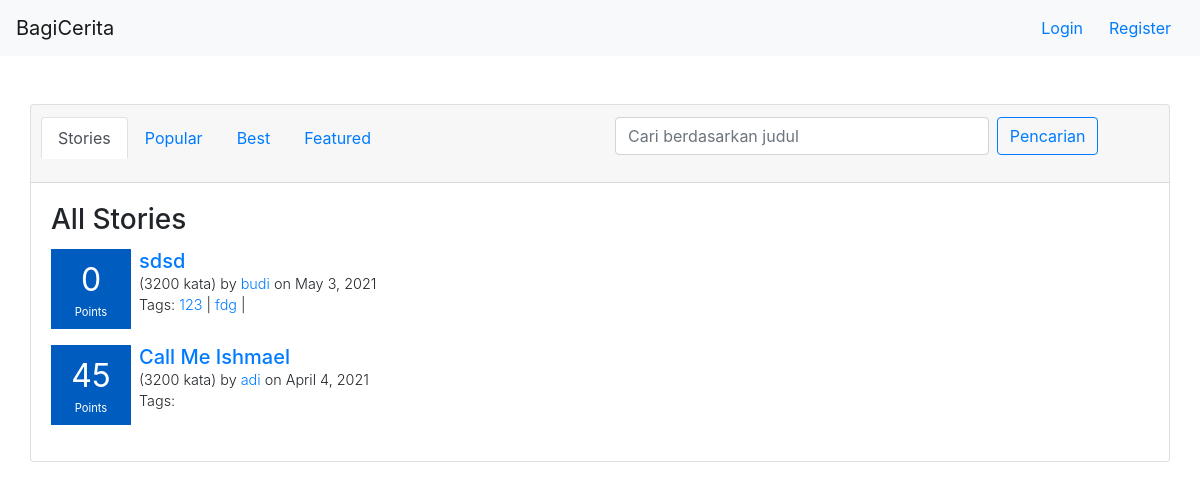
Before: /stories/ with the older database file.
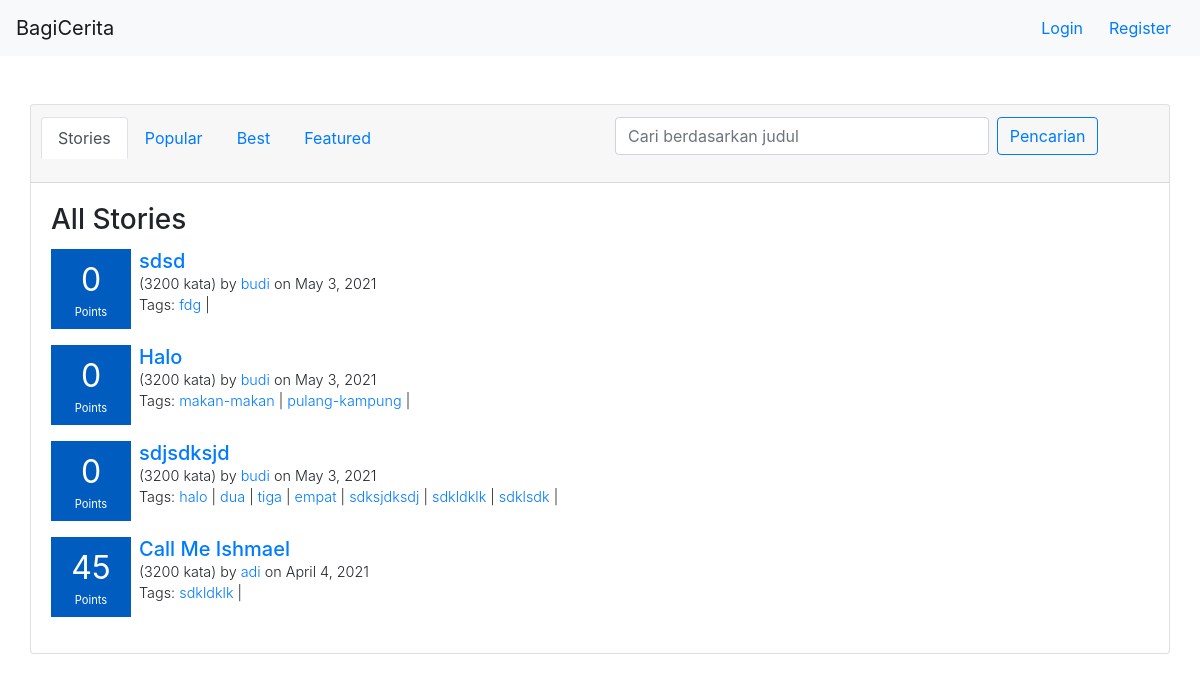
After: the same page with the newer database file.
### story/models.py (models this page shows, shortened)
class Story(models.Model):
    title = models.CharField(max_length=120,blank=True)
    date_posted = models.DateField(null=True, blank=True)
    content = models.TextField(blank=True,null=True)
    user = models.ForeignKey(User, on_delete=models.CASCADE,default=None)
    class Meta:
        ordering = ["-date_posted"]

class Tag(models.Model):
    name = models.CharField(max_length=120,blank=True)
    stories = models.ManyToManyField(Story)

### story/views.py (the view)
# urls.py: path('',stories_view,name="stories"),
def stories_view(request):
    stories = get_stories()
    context={
        "page":"stories",
        "stories": stories
    }
    return render(request,"story/stories.html",context)

### bagicerita/context_processor.py (called while the page is built)
def get_auth_form(request):
    registerForm = UserCreationForm()
    return{
        'register_form':registerForm
    }

def check_if_logged_in(request):
    if request.user.is_authenticated:
        return{
            'logged_in':True,
            'username':request.user.username
        }
    else:
        return {
            'logged_in':False
        }

### story/templatetags/story_tags.py (called while the page is built)
@register.inclusion_tag('story/story_box.html')
def story_box_tag(story):
    return {'story':story}

### story/views.py (called while the page is built)
def get_stories():
    stories = Story.objects.all()
    returned_stories=[]
    for story in stories:
        story = get_story(story)
        returned_stories.append(story)
    return returned_stories

def get_story(story):
    story.tags = story.tag_set.all()
    story = calculate_story_rating(story)
    return story

def calculate_story_rating(story):
    comments = story.comment_set.filter(replied_comment_id=0)
    story_rating=0
    for comment in comments:
        story_rating+=comment.rating
    story.rating = story_rating
    return story

### templates/story/stories.html (shortened to what this page needs)
{% extends 'base.html' %}
{% load story_tags %}
{% block content %}
    {% include 'navbar.html' %}
    <div class="container">
        <div class="row mt-5">
            <div class="card" style="width: 100%">
                <div class="card-header">
                    <div class="row">
                       <div class="col-lg-6 mb-4">
                            <ul class="nav nav-tabs card-header-tabs">
                                <li class="nav-item">
                                    <a class="nav-link {% if page == 'stories' %} active {% endif %}" aria-current="true" href="/stories">Stories</a>
                                </li>
                                <li class="nav-item">
                                    <a class="nav-link {% if page == 'popular' %} active {% endif %} " href="/stories/popular">Popular</a>
                                </li>
                                <li class="nav-item">
                                    <a class="nav-link {% if page == 'best' %} active {% endif %}" href="/stories/best">Best</a>
                                </li>
                                <li class="nav-item">
                                    <a class="nav-link {% if page == 'featured' %} active {% endif %}" href="/stories/featured">Featured</a>
                                </li>
                            </ul>
                       </div>
                       <div class="col-lg-6">
                            <form class="form-inline">
                                <input class="searchbar form-control mr-2" type="search" placeholder="Cari berdasarkan judul" aria-label="Search">
                                <button class="btn btn-outline-primary" type="submit">Pencarian</button>
                            </form>
                       </div>
                    </div>
                </div>
                <div class="card-body">
                    <h3 class="card-title">All Stories</h3>
                    {% for story in stories %}
                        {% story_box_tag story %}
                    {% endfor %}
                </div>
            </div>
        </div>
    </div>
{% endblock %}

### templates/story/story_box.html
<div class="story-box mb-3">
    <div class="score-box mr-2">
        <div class="points-number text-center mb-0">{{story.rating}}</div>
        <div class="points-text text-center">Points</div>
    </div>
    <div class="info">
        <h5 class="mb-0"><a href="/stories/{{story.id}}">{{story.title}}</a></h5>
        <span class="text-story-info text font-weight-light">(3200 kata) by <a href="/user/{story.user.username}/profile">{{story.user.username}}</a> on {{story.date_posted}}</span>
        <span class="text-story-info text tags font-weight-light">Tags:
            {% for tag in  story.tags%}
                <a href="twitter.com">{{tag.name}}</a> |
            {% endfor %}
        </span>
    </div>
</div>

Changed rows visible on the page:
changed Story "sdsd": loses Tag (name "123")
added Story: rating "0", title "Halo", user.username "budi", date_posted "May 3, 2021"
added Tag: name "makan-makan", shown under "0"
added Tag: name "pulang-kampung", shown under "0"
added Story: rating "0", title "sdjsdksjd", user.username "budi", date_posted "May 3, 2021"
added Tag: name "halo", shown under "0"
added Tag: name "dua", shown under "0"
added Tag: name "tiga", shown under "0"
added Tag: name "empat", shown under "0"
added Tag: name "sdksjdksdj", shown under "0"
added Tag: name "sdkldklk"
added Tag: name "sdklsdk", shown under "0"
